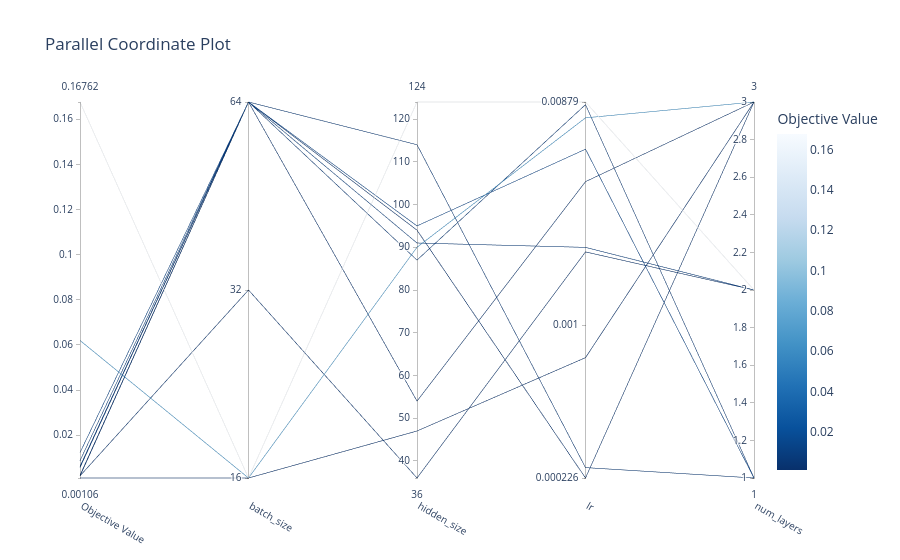

Write notebook code for a chart like this one.
### Code cell
vis.plot_parallel_coordinate(study)

### Figure 1 — Plotly figure (JSON) as saved in the notebook; plotly's stock layout.template omitted (floating-point values rounded to 4 significant figures)
{"data": [{"dimensions": [{"label": "Objective Value", "range": [0.001059, 0.1676], "values": [0.06199, 0.1676, 0.001059, 0.002003, 0.006197, 0.01232, 0.001902, 0.002251, 0.005707, 0.008729]}, {"label": "batch_size", "range": [0, 2], "ticktext": ["16", "32", "64"], "tickvals": [0, 1, 2], "values": [0, 0, 0, 1, 2, 2, 2, 2, 2, 2]}, {"label": "hidden_size", "range": [36, 124], "values": [90, 124, 47, 36, 87, 95, 94, 54, 114, 91]}, {"label": "lr", "range": [-3.646, -2.056], "ticktext": ["0.000226", "0.001", "0.00879"], "tickvals": [-3.646, -3, -2.056], "values": [-2.123, -2.056, -3.137, -2.69, -2.067, -2.255, -3.646, -2.393, -3.602, -2.671]}, {"label": "num_layers", "range": [1, 3], "values": [3, 2, 3, 2, 1, 1, 3, 3, 1, 2]}], "labelangle": 30, "labelside": "bottom", "line": {"color": [0.06199, 0.1676, 0.001059, 0.002003, 0.006197, 0.01232, 0.001902, 0.002251, 0.005707, 0.008729], "colorbar": {"title": {"text": "Objective Value"}}, "colorscale": [[0, "rgb(247,251,255)"], [0.125, "rgb(222,235,247)"], [0.25, "rgb(198,219,239)"], [0.375, "rgb(158,202,225)"], [0.5, "rgb(107,174,214)"], [0.625, "rgb(66,146,198)"], [0.75, "rgb(33,113,181)"], [0.875, "rgb(8,81,156)"], [1, "rgb(8,48,107)"]], "reversescale": true, "showscale": true}, "type": "parcoords"}], "layout": {"title": {"text": "Parallel Coordinate Plot"}}}
